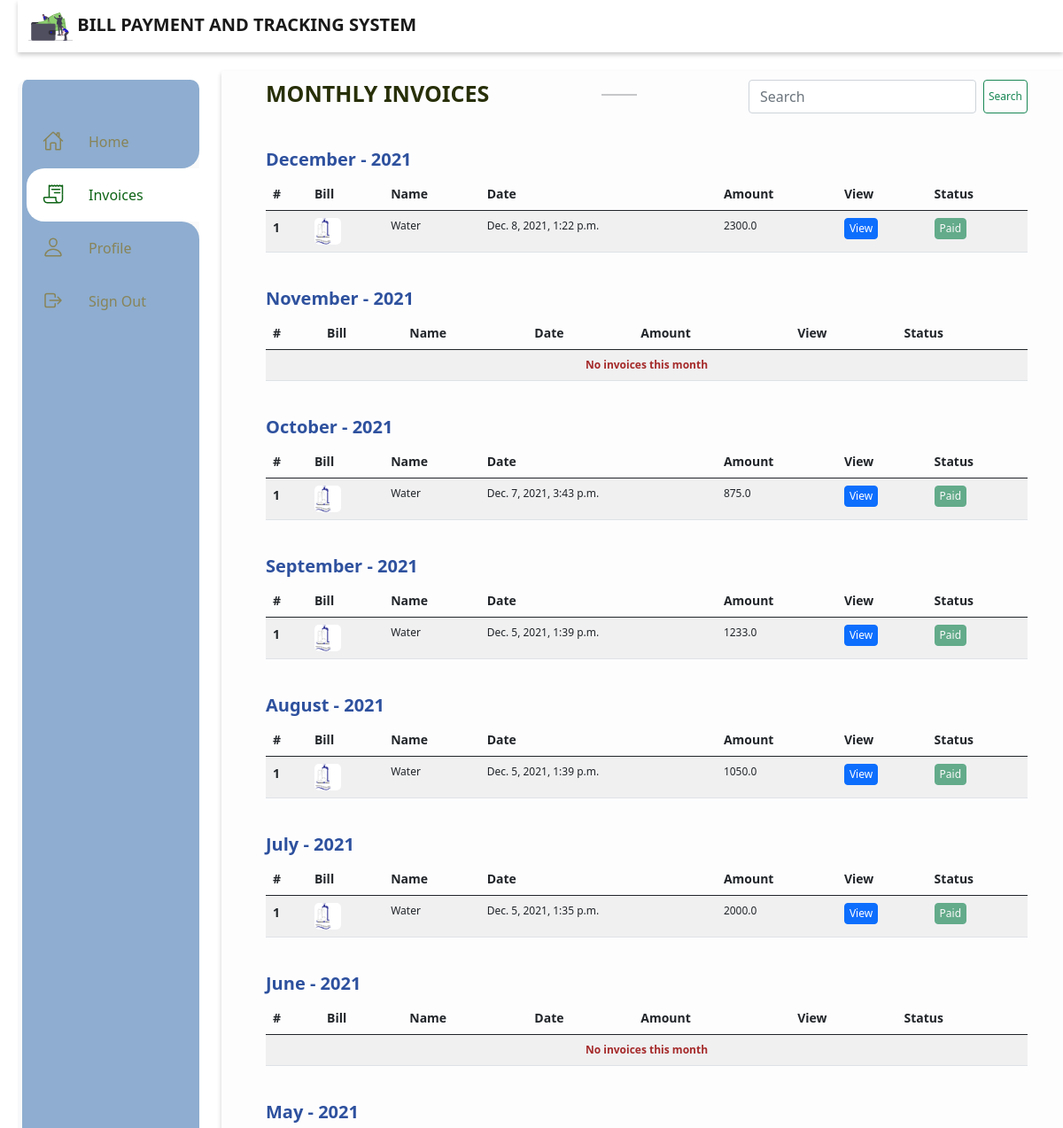
/invoices/ (signed in, upper part), run on an earlier commit of the app's database.
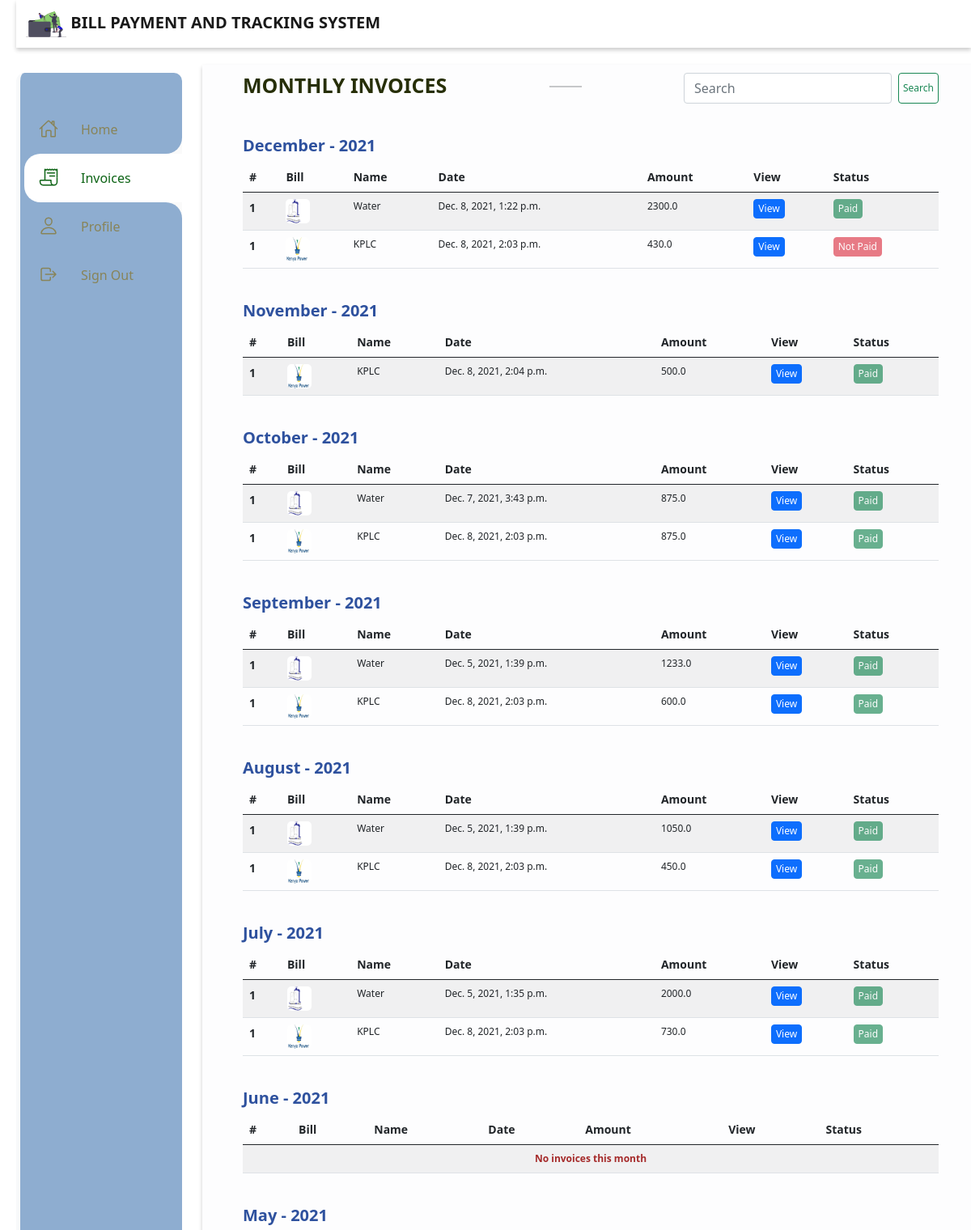
And on a later commit of the database.
### main/models.py (models this page shows, shortened)
class BaseModel(models.Model):
    created_date = models.DateTimeField(auto_now_add=True)
    modified_date = models.DateTimeField(auto_now=True)
    class Meta:
        abstract = True

class Bill(BaseModel):
	my_subscription 	= models.ForeignKey(MySubscription, on_delete=models.CASCADE)
	for_date			= models.DateField(blank=True, null=True)
	credit 				= models.FloatField()
	debit 				= models.FloatField()
	units 				= models.FloatField(default=0.0)

class MySubscription(BaseModel):
	user 			= models.ForeignKey(User, on_delete=models.CASCADE)
	subscription 	= models.ForeignKey(Subscription, on_delete=models.CASCADE)
	account_no 		= models.CharField(max_length=100)

class Subscription(models.Model):
	name 	= models.CharField(max_length=50)
	pic 	= models.ImageField(upload_to="./subscriptions")

### main/views.py (the view)
# urls.py: path('invoices/', invoices, name="invoices"),
@login_required
def invoices(request):
	if request.user.is_superuser == True:
		return redirect("admin:index")
	template_name = "invoices.html"
	invoices_list = Bill.objects.all()
	i = create_months_dict(invoices_list)
	query = request.GET.get("query")
	if query:
		i = list(filter(lambda bill: query.lower() in bill["title"].lower(), i))
	context = {
		"nbar":"invoices",
		"invoices":i,
		"query": query,
	}
	return render(request, template_name, context)

### main/views.py (called while the page is built)
def create_months_dict(bills):
	months = ["January", "February", "March", "April", "May", "June", "July", "August", "September", "October", "November", "December"]
	l = {}
	ls = []
	months.reverse()
	for month in months:
		l[(2021, month)] = {"title": month, "bills":[]}
	for bill in bills:
		m = 12 - bill.for_date.month
		month = months[m]
		if bill.credit - bill.debit <= 0:
			l[(2021, month)]["bills"].append({"bill":bill, "paid": True})
		else:
			l[(2021, month)]["bills"].append({"bill":bill, "status":False})
	for key in list(l.keys()):
		ls.append(l[key])
	return ls

### main/templates/invoices.html (shortened to what this page needs)
{% extends "base.html" %}
{% load static %}
{% block content %}
	<div class="" style="margin-bottom: 30px; display: flex; justify-content: space-between;">
		<h3 style="font-size: 25px; color: #272f07">MONTHLY INVOICES</h3>
		<hr style="width: 40px; height: 2px">
		<form class="d-flex" method="get" action="">
			{% if query %}
	        	<input class="form-control me-2" type="search" placeholder="Search" aria-label="Search" name="query" value="{{query}}">
	        {% else %}
	        	<input class="form-control me-2" type="search" placeholder="Search" aria-label="Search" name="query">
	        {% endif %}
	        <button class="btn btn-outline-success" type="submit">Search</button>
	      </form>
	</div>
	{% for invoice in invoices %}
	<div class="third-row">
		<h3>{{invoice.title}} - 2021</h3>
		<table class="table table-striped">
		  <thead>
		    <tr>
		    	<th scope="col">#</th>
		      <th scope="col">Bill</th>
		      <th scope="col">Name</th>
		      <th scope="col">Date</th>
		      <th scope="col">Amount</th>
		      <th scope="col">View</th>
		      <th scope="col">Status</th>
		    </tr>
		  </thead>
		  <tbody>
			{% if invoice.bills %}
			  	{% for bill in invoice.bills %}
			    <tr>
			      <th scope="row">1</th>
			      <td>
			      	{% if bill.bill.my_subscription.subscription.pic %}
			      		<img src="{{bill.bill.my_subscription.subscription.pic.url}}" alt="bill">
			      	{% endif %}
			      </td>
			      <td>{{bill.bill.my_subscription.subscription.name}}</td>
			      <td>{{bill.bill.modified_date}}</td>
			      <td>{{bill.bill.credit}}</td>
			      <td>
			      	<a href="{% url 'main:invoice' bill.bill.id%}" class="btn btn-primary">View</a>
			      </td>
			      <td>
					{% if bill.paid%}
			      	<button type="button" class="btn btn-success" disabled>Paid</button>
			      	{% else %}
			      	<button type="button" class="btn btn-danger" disabled>Not Paid</button>
			      	{% endif %}
			      </td>
			    </tr>
			    {% endfor %}
			{% else %}
				<tr>
					<td colspan="7">
						<div align="center" style="color: brown; font-weight: bold;">
							No invoices this month
						</div>
					</td>
				</tr>
			{% endif %}
		  </tbody>
		</table>
	</div>
	{% endfor %}
{% endblock %}

What changed in the data, as far as the page shows it:
added Bill: bill.my_subscription.subscription.pic (picture), bill.my_subscription.subscription.name "KPLC", bill.modified_date "Dec. 8, 2021, 2:03 p.m.", bill.credit "430.0", shows "Not Paid", shown under "December"
added Bill: bill.my_subscription.subscription.pic (picture), bill.my_subscription.subscription.name "KPLC", bill.modified_date "Dec. 8, 2021, 2:04 p.m.", bill.credit "500.0", shows "Paid", shown under "November"
added Bill: bill.my_subscription.subscription.pic (picture), bill.my_subscription.subscription.name "KPLC", bill.modified_date "Dec. 8, 2021, 2:03 p.m.", bill.credit "875.0", shows "Paid", shown under "October"
added Bill: bill.my_subscription.subscription.pic (picture), bill.my_subscription.subscription.name "KPLC", bill.modified_date "Dec. 8, 2021, 2:03 p.m.", bill.credit "600.0", shows "Paid", shown under "September"
added Bill: bill.my_subscription.subscription.pic (picture), bill.my_subscription.subscription.name "KPLC", bill.modified_date "Dec. 8, 2021, 2:03 p.m.", bill.credit "450.0", shows "Paid", shown under "August"
added Bill: bill.my_subscription.subscription.pic (picture), bill.my_subscription.subscription.name "KPLC", bill.modified_date "Dec. 8, 2021, 2:03 p.m.", bill.credit "730.0", shows "Paid", shown under "July"
Also different on the page:
list line gone: "No invoices this month"
